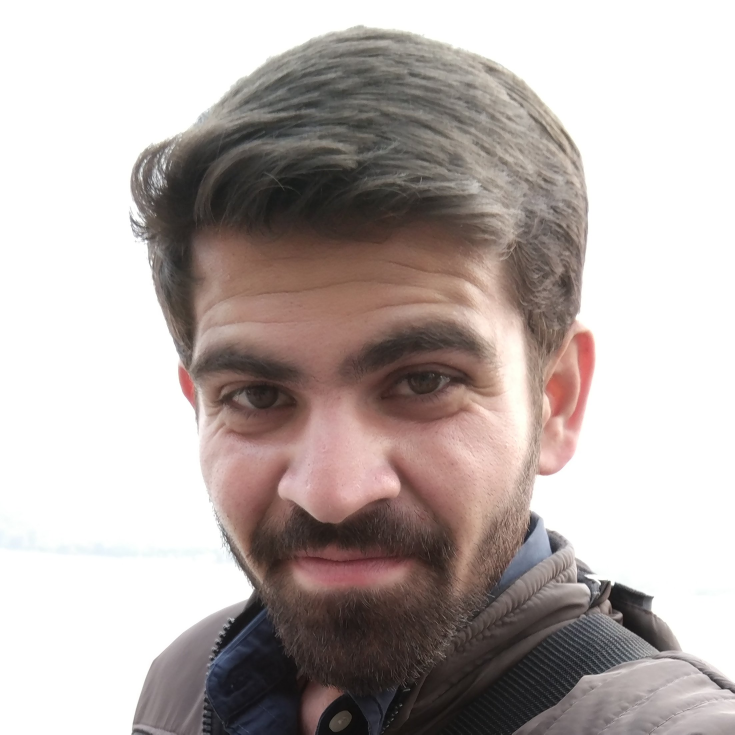
#> input picture SOC/assignment_06/pca_dataset/Aditya_1.jpg, 2203 x 2203 px, found by its file name (shown at 1/3 size); its folder holds 4 pictures in this run
$ jupyter execute --allow-errors pca.ipynb
#> lines starting #> are read from the running program, lines starting #| are printed output that depends on the picture
[cell 1]
from PIL import Image
import os
from scipy.linalg import eigh
import numpy as np
import pandas as pd

[cell 2]
dir = '/Users/ajay/Desktop/IIITA/M.tech_2nd_sem/SOC/assignment_06/pca_dataset/'

[cell 3]
i = 0
for file_name in os.listdir(dir):
    print(file_name,i)
    i = i+1
    image = Image.open(dir+'/'+file_name)
#> image is the input picture: PIL image 2203x2203 RGB; mean R, G, B 184.2, 174.7, 172
    gray_scaled = image.convert('L')
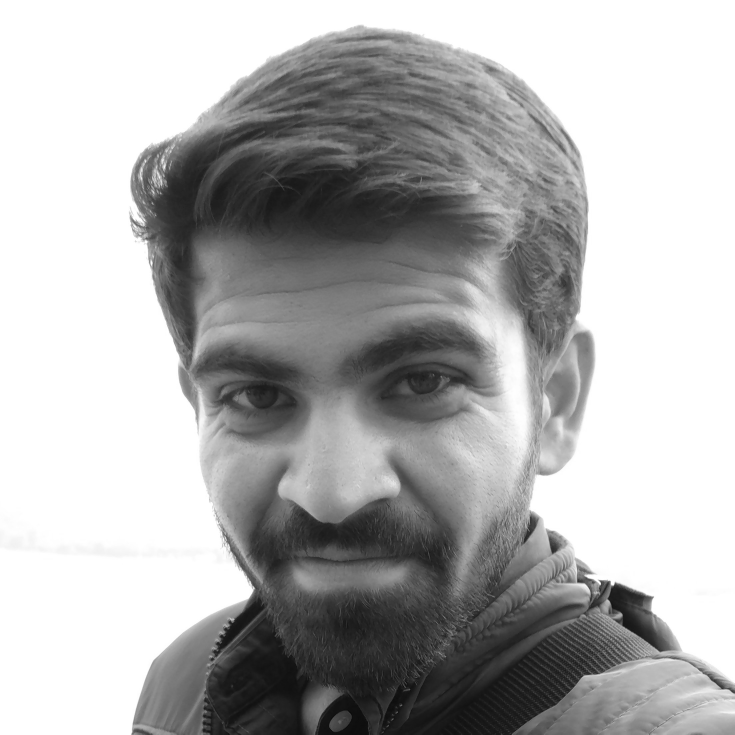
#> gray_scaled: PIL image 2203x2203 L (shown at 1/3 size); min 2, max 255, mean 177.2
    resized_img = gray_scaled.resize((250,250))
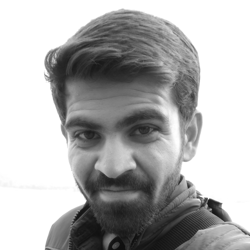
#> resized_img: PIL image 250x250 L; min 13, max 255, mean 177.2
    resized_img.save(file_name)
#> pass 2 of the loop `for file_name in os.listdir(dir):`:
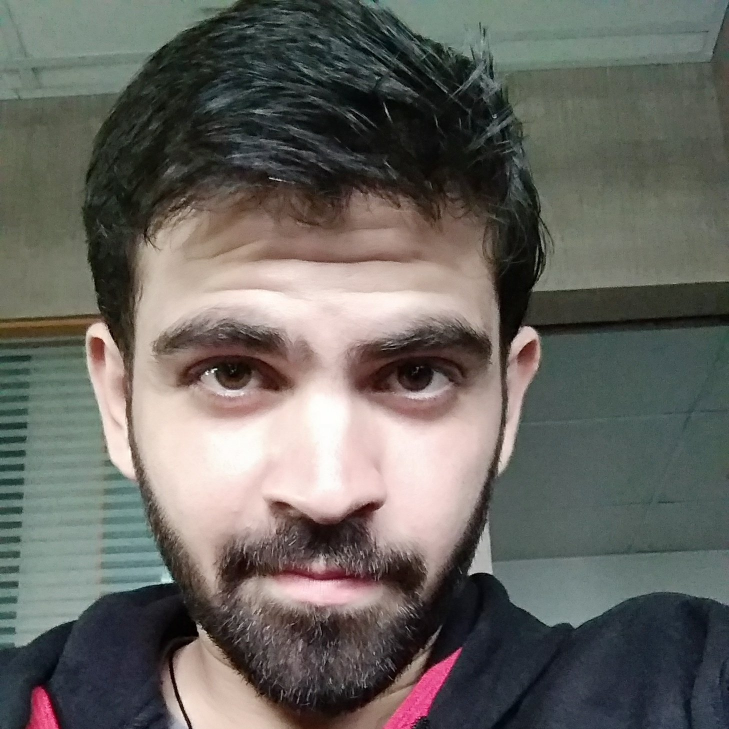
#> input picture SOC/assignment_06/pca_dataset/Aditya_2.jpg, 1458 x 1458 px, found by its file name (shown at 1/2 size)
#> image is the input picture: PIL image 1458x1458 RGB; mean R, G, B 103.1, 101.2, 96.1
#> `gray_scaled = image.convert('L')`:
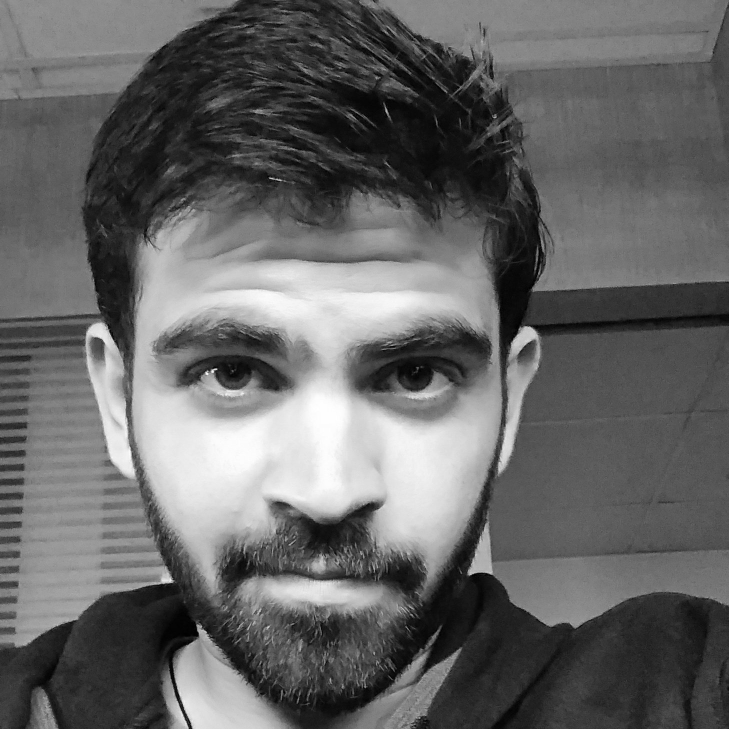
#> gray_scaled: PIL image 1458x1458 L (shown at 1/2 size); min 0, max 255, mean 101.2
#> `resized_img = gray_scaled.resize((250,250))`:
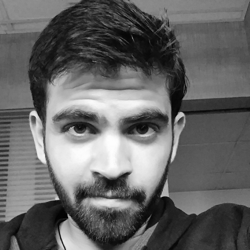
#> resized_img: PIL image 250x250 L; min 0, max 254, mean 101.2
#> pass 3 of the loop `for file_name in os.listdir(dir):`:
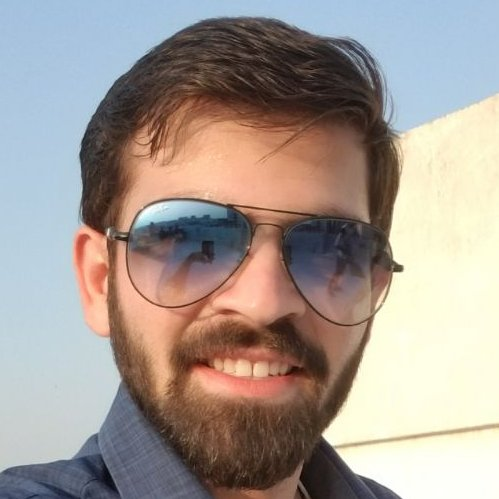
#> input picture SOC/assignment_06/pca_dataset/Aditya_3.jpg, 499 x 499 px, found by its file name
#> image is the input picture: PIL image 499x499 RGB; mean R, G, B 164.5, 153.8, 146.7
#> `gray_scaled = image.convert('L')`:
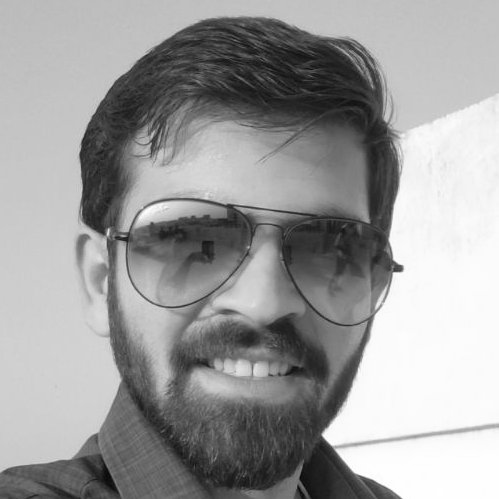
#> gray_scaled: PIL image 499x499 L; min 6, max 255, mean 156.2
#> the loop made 4 passes; the first 3 are shown
